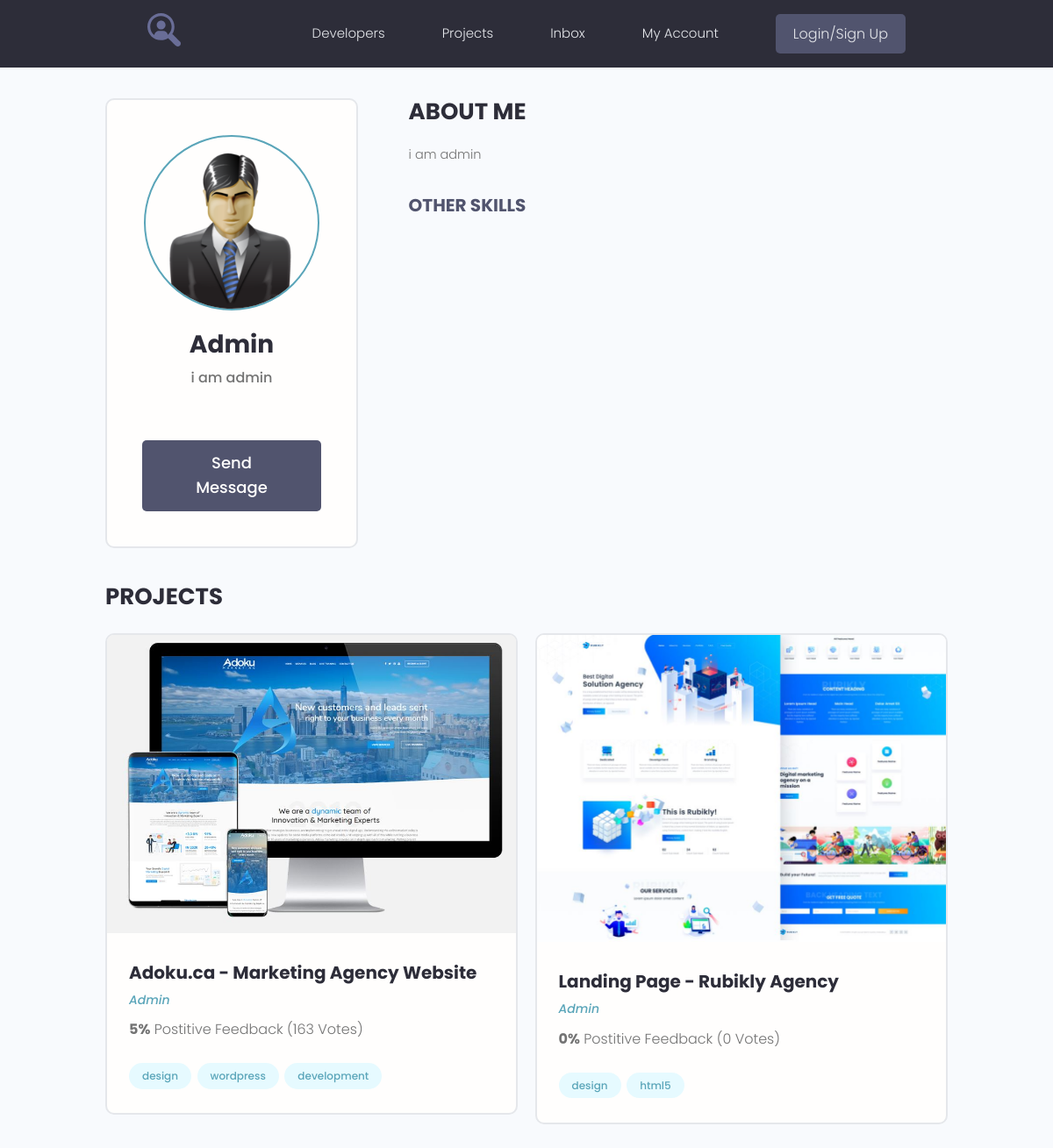
The page /profile/3 on the database its author committed.
### users/models.py (models this page shows, shortened)
class Profile(models.Model):
    user = models.OneToOneField(User, on_delete=models.CASCADE, null=True, blank=True)
    name = models.CharField(max_length=200, blank=True, null=True)
    email = models.EmailField(max_length=200, blank=True, null=True)
    username = models.CharField(max_length=200, blank=True, null=True)
    short_info = models.CharField(max_length=200, blank=True, null=True)
    bio = models.TextField(blank=True, null=True)
    profile_image = models.ImageField(upload_to='profiles/', default='profiles/user-default.png')
    social_github = models.CharField(max_length=200, blank=True, null=True)
    social_youtube = models.CharField(max_length=200, blank=True, null=True)
    social_website = models.CharField(max_length=200, blank=True, null=True)
    created = models.DateTimeField(auto_now_add=True)

### projects/models.py (models this page shows, shortened)
class Project(models.Model):
    owner = models.ForeignKey(Profile, on_delete=models.SET_NULL, blank=True, null=True)
    title = models.CharField(max_length=200)
    description = models.TextField(blank=True, null=True)
    feature_image = models.ImageField(blank=True, null=True, upload_to='projects/%Y/%m/%d', default='default.jpg')
    demo_link = models.CharField(max_length=200, blank=True, null=True)
    source_link = models.CharField(max_length=200, blank=True, null=True)
    tags = models.ManyToManyField('Tag', blank=True)
    vote_total = models.IntegerField(default=0)
    vote_ratio = models.IntegerField(default=0)
    created = models.DateTimeField(auto_now_add=True)

class Tag(models.Model):
    name = models.CharField(max_length=200)
    created = models.DateTimeField(auto_now_add=True)
    def __str__(self):
        return self.name

### users/views.py (the view)
# urls.py: path('profile/<str:pk>', user_profile, name='user_profile'),
def user_profile(request, pk):
    profile = Profile.objects.get(id=pk)
    skills = profile.skill_set.exclude(description__exact='')
    other_skills = profile.skill_set.filter(description='')
    context = {
        'profile': profile,
        'skills': skills,
        'other_skills': other_skills,
    }
    return render(request, 'users/profile.html', context=context)

### users/templates/users/profile.html (shortened to what this page needs)
{% extends 'projects/base.html' %}
{% block content %}
  <main class="profile my-md">
    <div class="container">
      <div class="layout">
        <div class="column column--1of3">
          <div class="card text-center">
            <div class="card__body dev">
              <img class="avatar avatar--xl" src="{{ profile.profile_image.url }}" />
              <h2 class="dev__name">{{ profile.name }}</h2>
              <p class="dev__title">{{ profile.short_info }}</p>
              <a href="#" class="btn btn--sub btn--lg">Send Message </a>
            </div>
          </div>
        </div>
        <div class="column column--2of3">
          <div class="devInfo">
            <h3 class="devInfo__title">About Me</h3>
            <p class="devInfo__about">{{ profile.bio }}</p>
          </div>
          <div class="devInfo">
              <h3 class="devInfo__subtitle">Other Skills</h3>
            </div>
          </div>
          <div class="devInfo">
            <h3 class="devInfo__title">Projects</h3>
            <div class="grid grid--two">
              {% for project in profile.project_set.all %}
                <div class="column">
                <div class="card project">
                  <a href="{% url 'project' project.id %}" class="project">
                    <img class="project__thumbnail" src="{{ project.feature_image.url }}" alt="project thumbnail" />
                    <div class="card__body">
                      <h3 class="project__title">{{ project.title }}</h3>
                      <p><a class="project__author" href="{% url 'user_profile' project.owner.id %}">{{ project.owner.name }}</a></p>
                      <p class="project--rating">
                        <span style="font-weight: bold;">{{ project.vote_ratio }}%</span> Postitive
                        Feedback ({{ project.vote_total }} Vote{{ project.vote_total|pluralize:'s' }})
                      </p>
                      <div class="project__tags">
                        {% for tag in project.tags.all %}
                          <span class="tag tag--pill tag--main">
                            <small>{{ tag }}</small>
                          </span>
                        {% endfor %}
                      </div>
                    </div>
                  </a>
                </div>
              </div>
              {% endfor %}
            </div>
          </div>
        </div>
      </div>
  </main>
{% endblock %}

### projects/static/styles/app.css (style rules this page uses)
:root { --color-sub: #2d2d39; }
.btn--sub { background-color: var(--color-sub-light); }
.card { border: 2px solid var(--color-light); }
img { width: 100%; }
.profile .card > .dev { padding: 4rem; }
.dev__name { color: var(--color-sub); font-size: 2.8rem; font-weight: 700; margin-top: 1rem; margin-bottom: 0.5rem; }
.dev__title { font-size: 1.6rem; font-weight: 500; line-height: 1.3; }
.devInfo { margin-bottom: 3rem; }
.devInfo__title, .devInfo__subtitle { font-size: 2.6rem; color: var(--color-sub); text-transform: uppercase; font-weight: 700; margin-bottom: 1.5rem; }
.devInfo__subtitle { font-size: 2rem; color: var(--color-sub-light); }
.devInfo__about, .devSkill__info { font-size: 1.45rem; line-height: 1.7; text-align: justify; }
.project__author { font-size: 1.4rem; font-style: italic; }
.project--rating { margin-bottom: 1.6em; margin-top: .5em; }
.project__thumbnail { object-fit: cover; object-position: top center; width: 100%; }
.project__title { font-size: 2rem; font-weight: 700; color: var(--color-sub); }

### projects/static/uikit/styles/modules/_variables.css (style rules this page uses)
:root { --color-main: #5aa5b9; --color-main-light: #e6faff; --color-sub: #3f4156; --color-sub-light: #51546e; --color-sub-lighter: #ededfd; --color-text: #737373; --color-gray: #8b8b8b; --color-light: #e5e7eb; --color-light-gray: #767676; --color-bg: #f8fafd; --color-white: #fffefd; --color-white-light: #f3f3f3; --color-success: #359e64; --color-success-bg: #def8e8; --color-error: #fc4b0b; --color-error-bg: #fff2ee; --font-base: 'Poppins', arial, helvetica, 'Segoe UI', roboto, ubuntu, sans-serif; --font-monospace: 'Fira Code', 'Courier New', courier, monospace; --font-regular: 300; --font-medium: 500; --font-bold: 700; --generic-shadow: 1px 1px 5px #00000010; --generic-transition: all 0.3s ease-in-out; }

### projects/static/uikit/styles/modules/_base.css (style rules this page uses)
* { margin: 0; padding: 0; box-sizing: border-box; text-rendering: optimizeLegibility; color: inherit; font-size: inherit; }
html { font-size: 50%; }
@media only screen and (min-width: 480px) { html { font-size: 56.25%; } }
@media only screen and (min-width: 1200px) { html { font-size: 62.5%; } }
body { line-height: 1.6; font-weight: 400; font-size: 1.5rem; color: var(--color-text); background-color: var(--color-bg); min-height: 100vh; }

### projects/static/uikit/styles/modules/_typography.css (style rules this page uses)
* { font-family: var(--font-base); }
h2 { font-size: 3.6rem; font-weight: var(--font-bold); }
h3 { font-size: 3.2rem; font-weight: var(--font-medium); }
p, span, strong { font-size: 1.6rem; color: var(--color-text); font-weight: var(--font-regular); }
a { padding-bottom: 2px; text-decoration: none; display: inline-block; color: var(--color-main); font-weight: var(--font-medium); }

### projects/static/uikit/styles/modules/_utilities.css (style rules this page uses)
.container { width: 92%; max-width: 165rem; margin: 0 auto; box-sizing: border-box; }
@media screen and (min-width: 1000px) { .container { width: 90%; } }
@media screen and (min-width: 1200px) { .container { width: 80%; } }
.text-center { text-align: center; }
.my-md { margin: 3rem auto; }

### projects/static/uikit/styles/modules/_avatar.css (style rules this page uses)
.avatar { border-radius: 50%; border: 2px solid var(--color-main); object-fit: cover; }
.avatar--xl { height: 20rem; width: 20rem; }

### projects/static/uikit/styles/modules/_button.css (style rules this page uses)
.btn { display: inline-block; position: relative; cursor: pointer; background-color: var(--color-light); font-weight: var(--font-medium); color: var(--color-sub); text-decoration: none; padding: 1rem 2rem; border-radius: 0.5rem; border: none; width: -webkit-fit-content; width: -moz-fit-content; width: fit-content; height: -webkit-fit-content; height: -moz-fit-content; height: fit-content; font-size: 1.6rem; outline-width: 0; outline-color: transparent; -webkit-backface-visibility: hidden; backface-visibility: hidden; transition: all 0.3s ease-in-out; }
.btn--sub { background-color: var(--color-sub); color: var(--color-white); }
.btn--lg { font-size: 1.8rem; padding: 1.2rem 4.5rem; }

### projects/static/uikit/styles/modules/_card.css (style rules this page uses)
.card { border-radius: 1rem; background-color: var(--color-white); border: 1.5px solid var(--color-light); width: auto; height: auto; margin-top: 0.5rem; margin-bottom: 0.5rem; overflow: hidden; }
.card__body, .card__header { padding: 2rem 2.5rem; }

### projects/static/uikit/styles/modules/_grid.css (style rules this page uses)
.grid { display: flex; flex-wrap: wrap; justify-content: flex-start; align-items: stretch; }
.grid > .column { min-width: 28rem; margin-bottom: 2.5rem; }
.grid--two > .column { flex-basis: 100%; }
@media screen and (min-width: 800px) { .grid--two { margin-right: -2%; } }
@media screen and (min-width: 800px) { .grid--two > .column { margin-right: 2%; } }
@media screen and (min-width: 800px) { .grid--two > .column { flex-basis: 48%; } }

### rows shown on the page
Profile: profile_image (placeholder picture), name "Admin", short_info "i am admin", bio "i am admin"
Project: feature_image (picture), title "Adoku.ca - Marketing Agency Website", owner.name "Admin", vote_ratio "5", vote_total "163"
Tag: name "design"
Tag: name "wordpress"
Tag: name "development"
Project: feature_image (picture), title "Landing Page - Rubikly Agency", owner.name "Admin", vote_ratio "0", vote_total "0"
Tag: name "html5"
